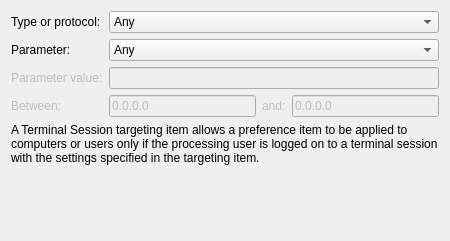
<?xml version="1.0" encoding="UTF-8"?>
<ui version="4.0">
 <class>TerminalSessionWidget</class>
 <widget class="QWidget" name="TerminalSessionWidget">
  <property name="geometry">
   <rect>
    <x>0</x>
    <y>0</y>
    <width>450</width>
    <height>241</height>
   </rect>
  </property>
  <property name="sizePolicy">
   <sizepolicy hsizetype="Maximum" vsizetype="Preferred">
    <horstretch>0</horstretch>
    <verstretch>0</verstretch>
   </sizepolicy>
  </property>
  <property name="minimumSize">
   <size>
    <width>450</width>
    <height>200</height>
   </size>
  </property>
  <property name="windowTitle">
   <string/>
  </property>
  <layout class="QGridLayout" name="gridLayout">
   <item row="5" column="0" colspan="2">
    <spacer name="verticalSpacer">
     <property name="orientation">
      <enum>Qt::Vertical</enum>
     </property>
     <property name="sizeHint" stdset="0">
      <size>
       <width>558</width>
       <height>137</height>
      </size>
     </property>
    </spacer>
   </item>
   <item row="0" column="0">
    <widget class="QLabel" name="typeLabel">
     <property name="sizePolicy">
      <sizepolicy hsizetype="Preferred" vsizetype="Preferred">
       <horstretch>0</horstretch>
       <verstretch>0</verstretch>
      </sizepolicy>
     </property>
     <property name="minimumSize">
      <size>
       <width>45</width>
       <height>0</height>
      </size>
     </property>
     <property name="maximumSize">
      <size>
       <width>300</width>
       <height>16777215</height>
      </size>
     </property>
     <property name="text">
      <string>Type or protocol:</string>
     </property>
    </widget>
   </item>
   <item row="1" column="0">
    <widget class="QLabel" name="paramLabel">
     <property name="text">
      <string>Parameter:</string>
     </property>
    </widget>
   </item>
   <item row="4" column="0" colspan="2">
    <widget class="QLabel" name="label">
     <property name="text">
      <string>A Terminal Session targeting item allows a preference item to be applied to computers or users only if the processing user is logged on to a terminal session with the settings specified in the targeting item.</string>
     </property>
     <property name="wordWrap">
      <bool>true</bool>
     </property>
    </widget>
   </item>
   <item row="2" column="0">
    <widget class="QLabel" name="paramValLabel">
     <property name="enabled">
      <bool>false</bool>
     </property>
     <property name="text">
      <string>Parameter value:</string>
     </property>
    </widget>
   </item>
   <item row="0" column="1">
    <widget class="QComboBox" name="typeComboBox">
     <item>
      <property name="text">
       <string>Any</string>
      </property>
     </item>
     <item>
      <property name="text">
       <string>Remote Desktop Services</string>
      </property>
     </item>
    </widget>
   </item>
   <item row="1" column="1">
    <widget class="QComboBox" name="paramComboBox">
     <item>
      <property name="text">
       <string>Any</string>
      </property>
     </item>
     <item>
      <property name="text">
       <string>Application name</string>
      </property>
     </item>
     <item>
      <property name="text">
       <string>Client name</string>
      </property>
     </item>
     <item>
      <property name="text">
       <string>Initial program</string>
      </property>
     </item>
     <item>
      <property name="text">
       <string>Session name</string>
      </property>
     </item>
     <item>
      <property name="text">
       <string>Working directory</string>
      </property>
     </item>
     <item>
      <property name="text">
       <string>Client TCP/IP address</string>
      </property>
     </item>
    </widget>
   </item>
   <item row="2" column="1">
    <widget class="QLineEdit" name="paramValLineEdit">
     <property name="enabled">
      <bool>false</bool>
     </property>
    </widget>
   </item>
   <item row="3" column="0">
    <widget class="QLabel" name="rangeLabel">
     <property name="enabled">
      <bool>false</bool>
     </property>
     <property name="text">
      <string>Between:</string>
     </property>
    </widget>
   </item>
   <item row="3" column="1">
    <layout class="QHBoxLayout" name="rangeLayout">
     <item>
      <widget class="QLineEdit" name="minLineEdit">
       <property name="enabled">
        <bool>false</bool>
       </property>
       <property name="text">
        <string>0.0.0.0</string>
       </property>
      </widget>
     </item>
     <item>
      <widget class="QLabel" name="rangeAndLabel">
       <property name="enabled">
        <bool>false</bool>
       </property>
       <property name="text">
        <string>and:</string>
       </property>
      </widget>
     </item>
     <item>
      <widget class="QLineEdit" name="maxLineEdit">
       <property name="enabled">
        <bool>false</bool>
       </property>
       <property name="text">
        <string>0.0.0.0</string>
       </property>
      </widget>
     </item>
    </layout>
   </item>
  </layout>
 </widget>
 <resources/>
 <connections/>
</ui>
